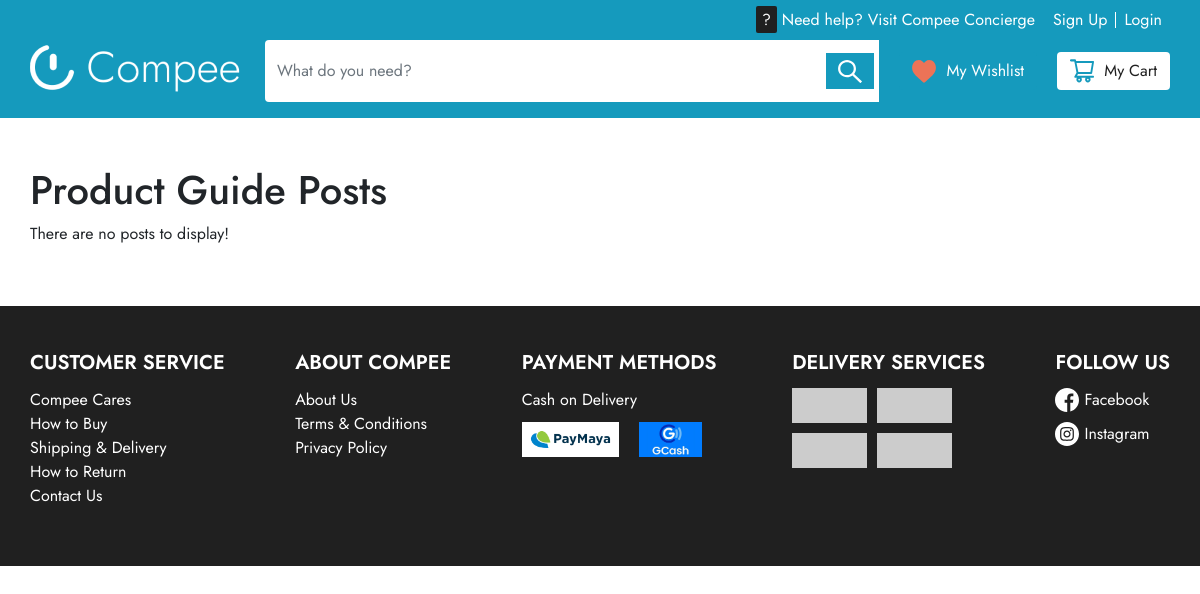
The app's page /product-guides/, older data.
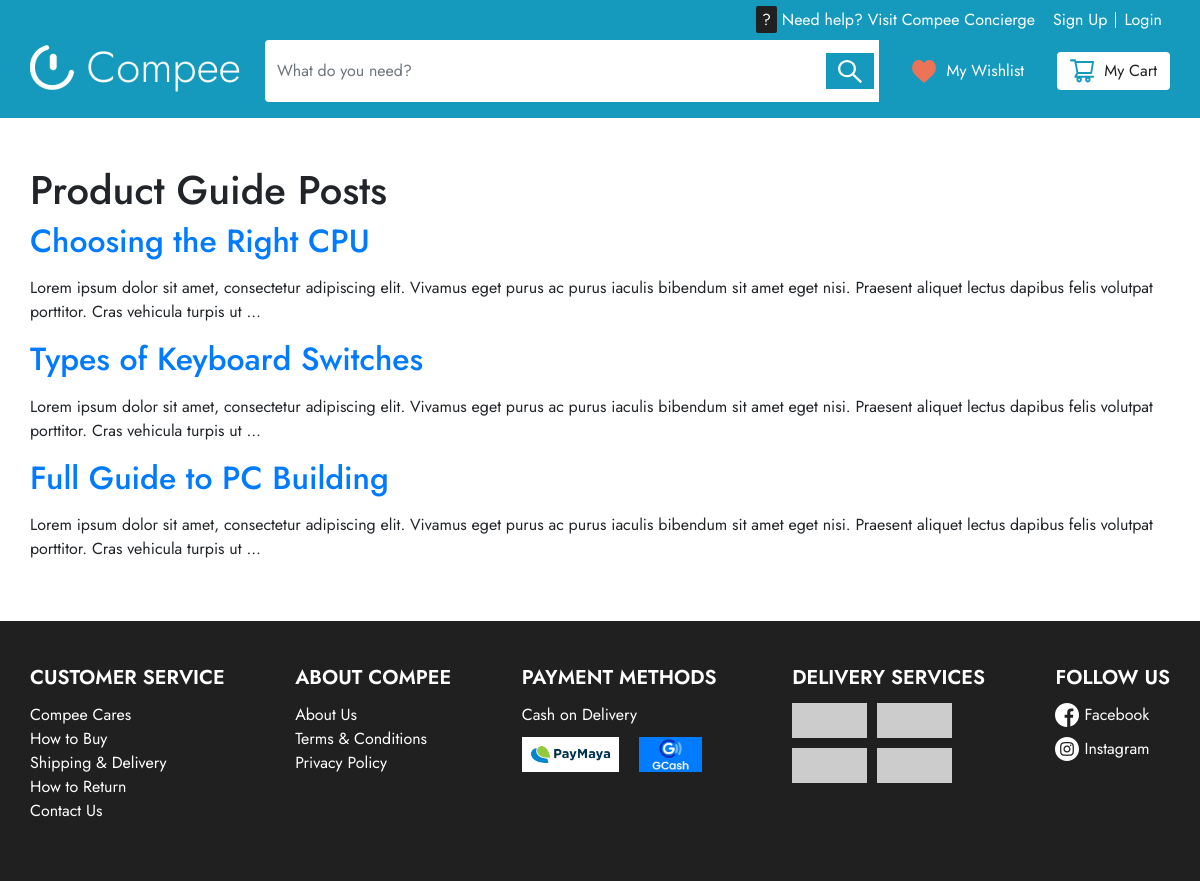
The same page, newer data.
### admins/models.py (models this page shows, shortened)
class ProductGuide(models.Model):
    id = models.AutoField(primary_key=True)
    title = models.CharField(max_length=100, blank=True, null=True)
    content = models.TextField(blank=True, null=True)
    slug = models.SlugField(unique=True, max_length=100)

### main/views.py (the view)
# urls.py: path('product-guides/', v.ProductGuideListView.as_view(
class ProductGuideListView(ListView):
    model = ProductGuide
    context_object_name = 'posts'
    paginate_by = 6
    def get_context_data(self, **kwargs):
        context = super(ProductGuideListView, self).get_context_data(**kwargs)
        context['title'] = "Product Guides"
        return context

### templates/main/pages/concierge/product_guides.html
{% extends "base.html" %}
{% block content %}
    <h1>Product Guide Posts</h1>
    {% if posts %}
        {% for post in posts %}
            <h2><a href="{% url 'product-guide' post.slug %}">{{ post.title }}</a></h2>
            <p>{{ post.content|safe|truncatewords:"30"|linebreaks }}</p>
        {% endfor %}
    {% else %}
        <p>There are no posts to display!</p>
    {% endif %}
{% endblock content %}

Row changes from the older to the newer data that the page shows:
added ProductGuide: title "Choosing the Right CPU", content "Lorem ipsum dolor sit amet, consectetur adipiscing elit. Vivamus eget purus ac purus iaculis bibendum sit amet eget nisi. Praesent aliquet lectus dapibus felis volutpat porttitor. Cras vehicula turpis ut …"
added ProductGuide: title "Types of Keyboard Switches", content "Lorem ipsum dolor sit amet, consectetur adipiscing elit. Vivamus eget purus ac purus iaculis bibendum sit amet eget nisi. Praesent aliquet lectus dapibus felis volutpat porttitor. Cras vehicula turpis ut …"
added ProductGuide: title "Full Guide to PC Building", content "Lorem ipsum dolor sit amet, consectetur adipiscing elit. Vivamus eget purus ac purus iaculis bibendum sit amet eget nisi. Praesent aliquet lectus dapibus felis volutpat porttitor. Cras vehicula turpis ut …"
Text that changed along with them:
text no longer shown: "There are no posts to display!"
